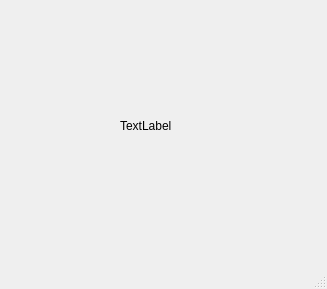
<?xml version="1.0" encoding="UTF-8"?>
<ui version="4.0">
 <class>MainWindow</class>
 <widget class="QMainWindow" name="MainWindow">
  <property name="geometry">
   <rect>
    <x>0</x>
    <y>0</y>
    <width>327</width>
    <height>289</height>
   </rect>
  </property>
  <property name="windowTitle">
   <string>MainWindow</string>
  </property>
  <widget class="QWidget" name="centralwidget">
   <widget class="QLabel" name="Relogio">
    <property name="geometry">
     <rect>
      <x>120</x>
      <y>100</y>
      <width>71</width>
      <height>51</height>
     </rect>
    </property>
    <property name="text">
     <string>TextLabel</string>
    </property>
   </widget>
  </widget>
  <widget class="QMenuBar" name="menubar">
   <property name="geometry">
    <rect>
     <x>0</x>
     <y>0</y>
     <width>327</width>
     <height>22</height>
    </rect>
   </property>
  </widget>
  <widget class="QStatusBar" name="statusbar"/>
 </widget>
 <resources/>
 <connections/>
</ui>
